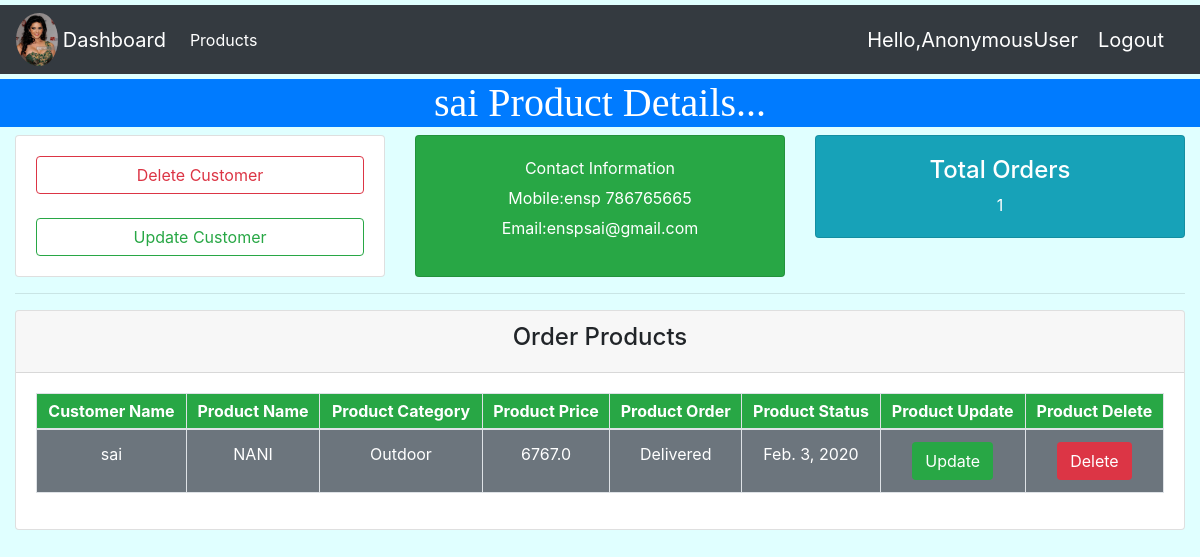
/customer/11, run on the app's committed database.
### account/models.py (models this page shows, shortened)
class Customers(models.Model):
    name = models.CharField(max_length=100, null=True)
    emil = models.EmailField(max_length=100, null=True)
    mobile = models.BigIntegerField(null=True)
    created_date = models.DateField(auto_now_add=True, null=True)

class Orders(models.Model):
    STATUS = (
        ('Delivered', 'Delivered'),
        ('Pending', 'Pending'),
        ('Outfordelivery', 'Outfordelivery')
    )
    customer = models.ForeignKey(Customers, on_delete=models.CASCADE) #check
    product = models.ForeignKey(Products, on_delete=models.CASCADE)   ##check
    created_date = models.DateField(auto_now_add=True, null=True)
    status = models.CharField(max_length=100,choices=STATUS)

class Products(models.Model):
    CATEGORY = (
        ('Indoor', 'Indoor'),
        ('Outdoor', 'Outdoor'),
        ('Anywhere', 'Anywhere')
    )
    name = models.CharField(max_length=100)
    price = models.FloatField(null=True)
    created_date = models.DateField(auto_now_add=True, null=True)
    description = models.CharField(max_length=100,null=True,blank=True)
    category = models.CharField(max_length=100,choices=CATEGORY)
    def __str__(self):
        return self.name

### account/views.py (the view)
# urls.py: path('customer/<str_pk>', views.customers, name='customer'),
def customers(request, str_pk):
    customers = Customers.objects.get(id=str_pk)
    orders = customers.orders_set.all()
    total_orders = orders.count()
    context = {'customers': customers, 'orders': orders, 'total_orders': total_orders}
    return render(request, 'crmaccounts/customers.html', context)

### templates/crmaccounts/customers.html (shortened to what this page needs)
{% extends 'crmaccounts/base.html' %}
{% block content %}
<h1 id="h11" class="bg-primary text-white text-center">{{ customers.name }} Product Details...</h1>
<div class="container-fluid">
    <div class="row">
        <div class="col-md">
            <div class="card card-sm text-white">
                <div class="card-body">
                    <a href="{% url 'delete_customer' customers.id %}" class="btn btn-outline-danger btn-block">Delete Customer</a><br>
                    <a href="{% url 'update_customer' customers.id %}" class="btn btn-outline-success btn-block">Update Customer</a>
                </div>
            </div>
        </div>
        <div class="col-md">
            <div class="card card-sm bg-success text-white">
                <div class="card-body">
                    <p class="text-center">Contact Information</p>
                    <center>
                        <p class="p1">Mobile:ensp {{ customers.mobile }}</p>
                        <p class="p1">Email:ensp{{ customers.emil }}</p>
                    </center>
                </div>
            </div>
        </div>
        <div class="col-md">
            <div class="card card-sm bg-info text-center text-white">
                <div class="card-body">
                    <h4>Total Orders</h4>
                    {{ total_orders }}
                </div>
            </div>
        </div>
    </div>
        <hr>
    <div class="row">
        <div class="col-md">
            <div class="card">
                <div class="card-header">
                    <h4 class="text-center">Order Products</h4>
                </div>
                <div class="card-body">
                    <table class="table table-bordered text-center table-hover ">
                        <thead class="table-sm">
                        <tr class="bg-success text-white text-center">
                            <th>Customer Name</th>
                            <th>Product Name</th>
                            <th>Product Category</th>
                            <th>Product Price</th>
                            <th>Product Order</th>
                            <th>Product Status</th>
                            <th>Product Update</th>
                            <th>Product Delete</th>
                        </tr>
                        </thead>
                        <tbody class="bg-secondary text-white">
                        {% for order in orders %}
                            <tr class="text-center">
                                <td>{{ order.customer.name }}</td>
                                <td>{{ order.product }}</td>
                                <td>{{ order.product.category }}</td>
                                <td>{{ order.product.price }}</td>
                                <td>{{ order.status }}</td>
                                <td>{{ order.created_date }}</td>
                                <td><a href="{% url 'update_product' order.customer.id %}" class="text-white btn bg-success">Update</a></td>
                                <td><a href="{% url 'delete_product' order.customer.id %}" class="text-white btn bg-danger">Delete</a></td>
                            </tr>
                        {% endfor %}
                        </tbody>
                    </table>
                </div>
            </div>
        </div>
    </div>
</div>
{% endblock %}

### templates/crmaccounts/customers.html (style rules this page uses)
.p1 { margin-top: -10px }
#h11 { margin-top: 5px; font-family: "Edwardian Script ITC"; }
body { background-color: lightcyan; }

### data on the page
Customers: name "sai", mobile "786765665", emil "sai@gmail.com"
Orders: customer.name "sai", product "NANI", product.category "Outdoor", product.price "6767.0", status "Delivered", created_date "Feb. 3, 2020"

### other printed values
{{ request.user }} "AnonymousUser"
{{ total_orders }} "1"
